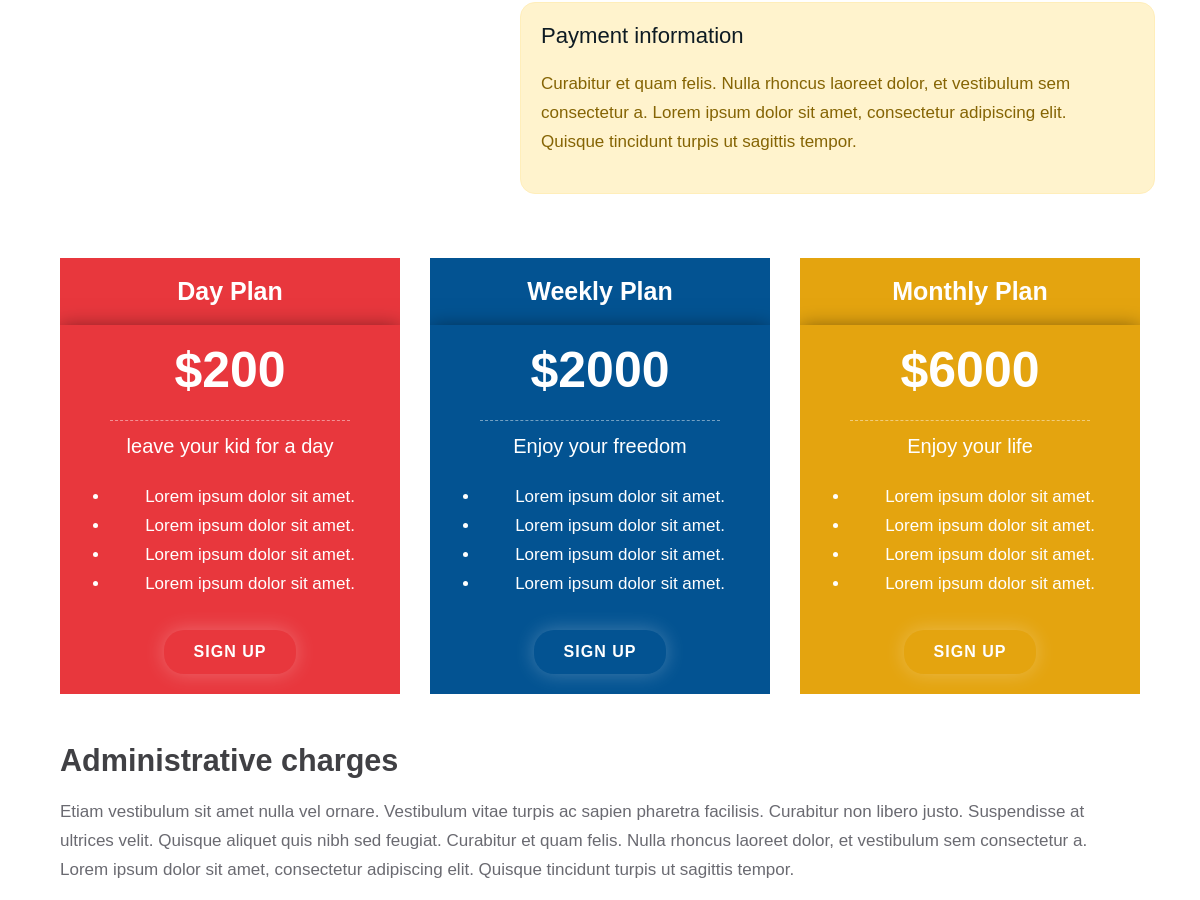
/daycares/ (middle part), run on an earlier commit of the app's database.
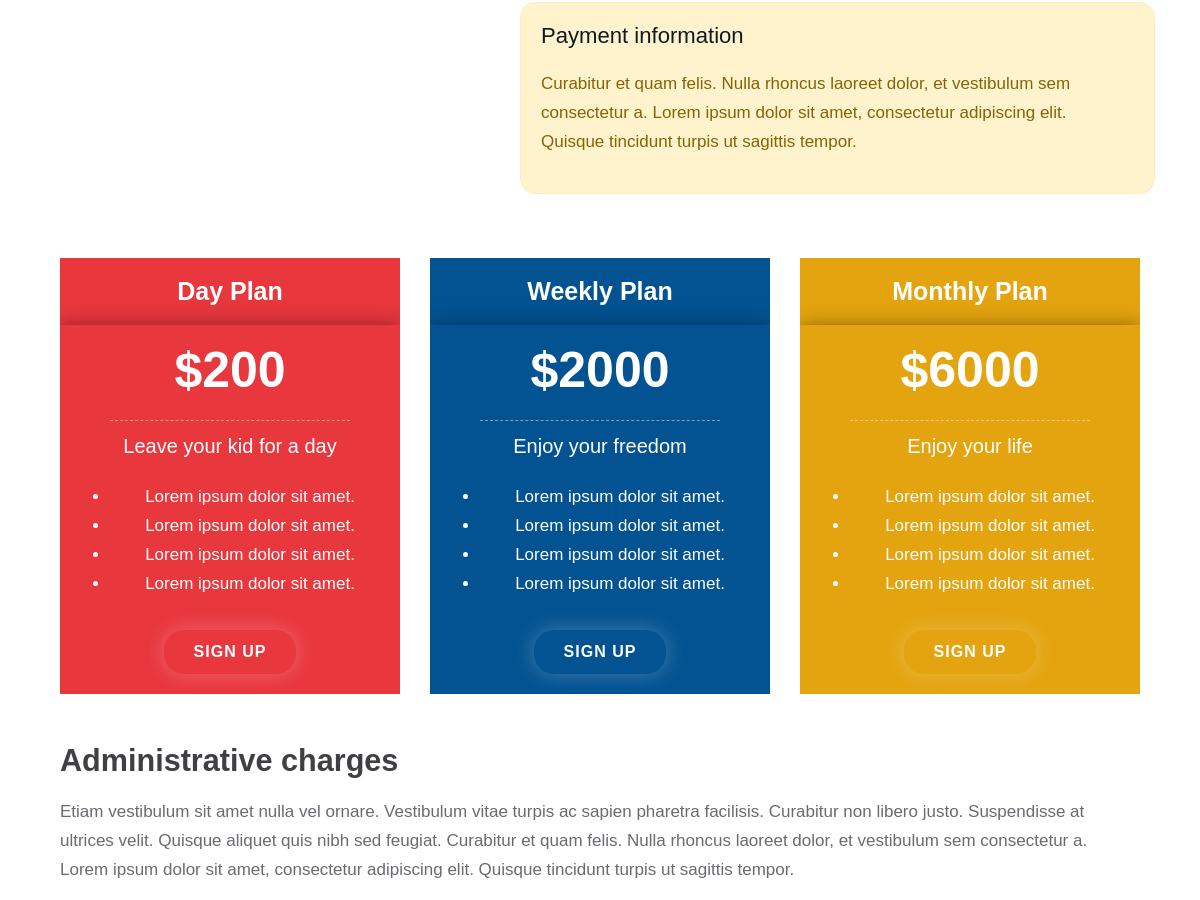
And on a later commit of the database.
### daycares/models.py (models this page shows, shortened)
class Daycare(models.Model):
    name = models.CharField(max_length=200)
    price = models.IntegerField()
    discription = models.CharField(max_length=50)
    intro1 = models.CharField(max_length=50)
    intro2 = models.CharField(max_length=50)
    intro3 = models.CharField(max_length=50)
    intro4 = models.CharField(max_length=50)

### daycares/views.py (the view)
# urls.py: path('', views.index, name='activities'),
def index(request):
    daycares = Daycare.objects.all()
    context = {'daycares': daycares}
    return render(request, 'daycare/daycare.html', context)

### templates/daycare/daycare.html (shortened to what this page needs)
{% extends 'base.html' %}
{% load static %}
{% block content %}
  <div id="page-wrapper">
         <div class="page container">
            <div class="row mb-5">
               <div class="col-lg-5">
               </div>
               <div class="col-lg-7 mt-3">
                  <p>
                  <div class="alert alert-warning mt-3" role="alert">
                     <h6> Payment information</h6>
                     <p>Curabitur et quam felis. Nulla rhoncus laoreet dolor, et vestibulum sem consectetur a. Lorem ipsum dolor sit amet, consectetur adipiscing elit. Quisque tincidunt turpis ut sagittis tempor.
                  </div>
               </div>
            </div>
            <div class="col-lg-12 mt-5">
               {% if daycares %}
               <div class="row">
                    {% for daycare in daycares %}
                  <div class="col-lg-4 col-md-12">
                     <div class="pricingTable">
                        <div
                        {% if daycare.id == 1 %}
                        class="pricingTable-header bg-primary"
                        {% elif daycare.id == 2 %}
                        class="pricingTable-header bg-secondary"
                        {% else %}
                        class="pricingTable-header bg-tertiary"
                        {% endif %}
                        >
                        <h3 class="title">{{daycare.name}}</h3>
                        </div>
                        <div
                        {% if daycare.id == 1 %}
                        class="pricingTable-header bg-primary"
                        {% elif daycare.id == 2 %}
                        class="pricingTable-header bg-secondary"
                        {% else %}
                        class="pricingTable-header bg-tertiary"
                        {% endif %}
                        >
                           <div class="price-value">
                              <span class="amount">${{daycare.price}}</span>
                              <span class="month">{{daycare.discription}}</span>
                           </div>
                           <ul>
                              <li>{{daycare.intro1}}</li>
                              <li>{{daycare.intro2}}</li>
                              <li>{{daycare.intro3}}</li>
                              <li>{{daycare.intro4}}</li>
                           </ul>
                           <a href="{% url 'contact' %}" class="btn">Sign Up</a>
                        </div>
                     </div>
                  </div>
                  {% endfor %}
                </div>
                {% else %}
                <p>no price value available, please enter information at administrative page</p>
                {% endif %}
            </div>
            <div class="col-lg-12 mt-5">
               <h4>Administrative charges</h4>
               <p>
                  Etiam vestibulum sit amet nulla vel ornare. Vestibulum vitae turpis ac sapien pharetra facilisis. Curabitur non libero justo. Suspendisse at ultrices velit. Quisque aliquet quis nibh sed feugiat. Curabitur et quam felis. Nulla rhoncus laoreet dolor, et vestibulum sem consectetur a. Lorem ipsum dolor sit amet, consectetur adipiscing elit. Quisque tincidunt turpis ut sagittis tempor.
            </div>
         </div>
        </div>
{% endblock %}

What changed in the data, as far as the page shows it:
changed Daycare "Day Plan": discription "leave your kid for a day" → "Leave your kid for a day"
